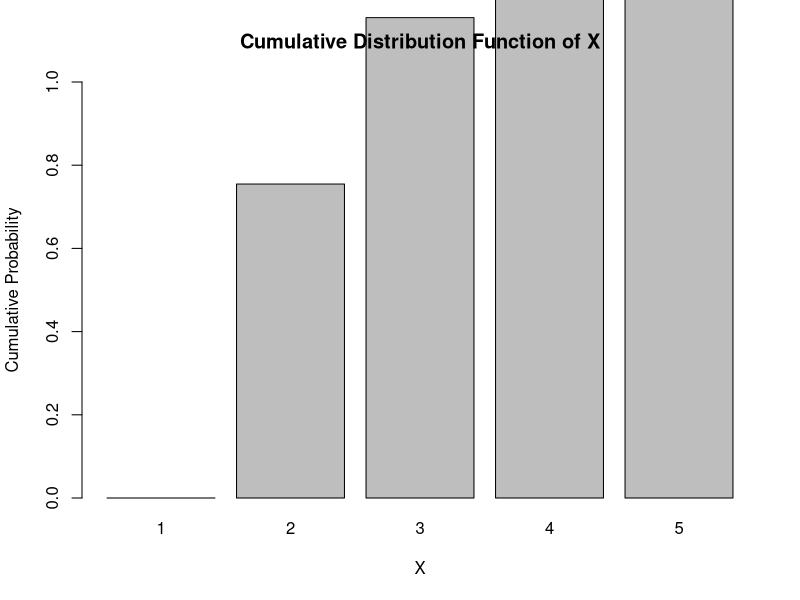

R code for this plot:
num_vector <- 5:20
set.seed(123)
sample_with_replacement <- sample(num_vector, 5, replace = TRUE)
print(sample_with_replacement)
set.seed(123)
sample_without_replacement <- sample(num_vector, 5, replace = FALSE)
print(sample_without_replacement)

prob <- c(0, NA, 0.4, 0.1, 0.03)
sum_prob <- sum(prob, na.rm = TRUE)
A <- 0.4 / sum_prob
prob[2] <- A
prob
P_X_lt_2 <- prob[1]
P_X_lt_2
mean_X <- sum(1:5 * prob)
mean_X
cumulative_probabilities <- cumsum(prob)
cumulative_probabilities

barplot(cumulative_probabilities, ylim = c(0, 1), names.arg = 1:5,
        xlab = "X", ylab = "Cumulative Probability",
        main = "Cumulative Distribution Function of X")
factorial(32)
choose(5,1)* choose(4,1)* choose(3,1)
choose(85,10)
